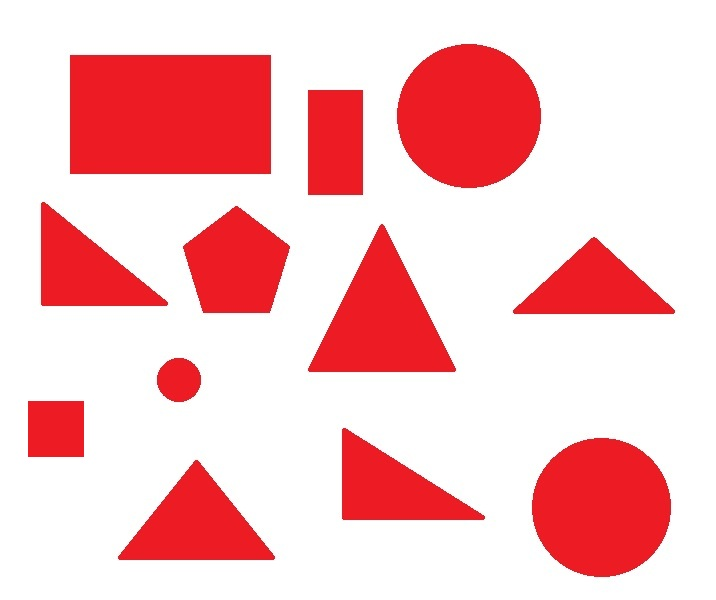
//> input picture resources/shapes2.jpg, 716 x 600 px
$ ./main   (built with g++ and OpenCV 4)
//> lines starting //> are read from the running program, lines starting //| are printed output that depends on the picture; after the words box and inside, x2 and y2 are one past the last pixel; in counts of white or black regions, pixels touching at a corner belong together
#include <filesystem>
#include <iostream>
#include <vector>
#include <opencv4/opencv2/imgcodecs.hpp>
#include <opencv4/opencv2/highgui.hpp>
#include <opencv4/opencv2/imgproc.hpp>
#include <opencv4/opencv2/videoio.hpp>
#include <opencv4/opencv2/core/mat.hpp>
#include <opencv4/opencv2/core/types.hpp>
#include <opencv4/opencv2/core/core.hpp>
#include <opencv4/opencv2/core/matx.hpp>

void getContours(cv::Mat imgDil, cv::Mat img) {

    std::vector<std::vector<cv::Point>> contours;
    std::vector<cv::Vec4i> hierarchy;

    cv::findContours(imgDil, contours, hierarchy, cv::RETR_EXTERNAL, cv::CHAIN_APPROX_SIMPLE);

    std::vector<std::vector<cv::Point>> conPoly(contours.size());
    std::vector<cv::Rect> boundRects(contours.size());

    for (int i = 0; i < contours.size(); i++) {
        double area = cv::contourArea(contours[i]);
        std::string objectType = "rectangle";
        // We can filter out noise if needed

        float perimeter = cv::arcLength(contours[i], true);
        cv::approxPolyDP(contours[i], conPoly[i], 0.02 * perimeter, true);
        cv::drawContours(img, conPoly, i, cv::Scalar(255, 0, 255), 2);
        boundRects[i] = cv::boundingRect(conPoly[i]);
        // cv::rectangle(img, boundRects[i], cv::Scalar(255, 255, 0), 5);

        if (conPoly[i].size() == 3)
            objectType = "triangle";
        else if (conPoly[i].size() == 4) {
            const float aspRatio = static_cast<float>(boundRects[i].width) / static_cast<float>(boundRects[i].height);
            if (aspRatio == 1.0) {
                objectType = "square";
            }
            else {
                objectType = "rectangle";
            }

        }
        else if (conPoly[i].size() == 5)
            objectType = "pentagon";
        else if (conPoly[i].size() >= 6)
            objectType = "circle";

        cv::putText(img, objectType, { boundRects[i].x, boundRects[i].y - 5 }, cv::FONT_HERSHEY_PLAIN, 0.75, cv::Scalar(0, 0, 0));
    }
}

int main() {
    std::string path = "../resources/shapes2.jpg";
    cv::Mat img = cv::imread(path);
//> img is the input picture: 600 rows x 716 cols, CV_8UC3; mean B, G, R 196.7, 194.4, 249.2

    int t1 = 25, t2 = 75;

    // [5 lines of commented-out code are left out]
        cv::Mat imgOut;
        cv::cvtColor(img, imgOut, cv::COLOR_BGR2GRAY);
        cv::GaussianBlur(imgOut, imgOut, cv::Size(7, 7), 0);
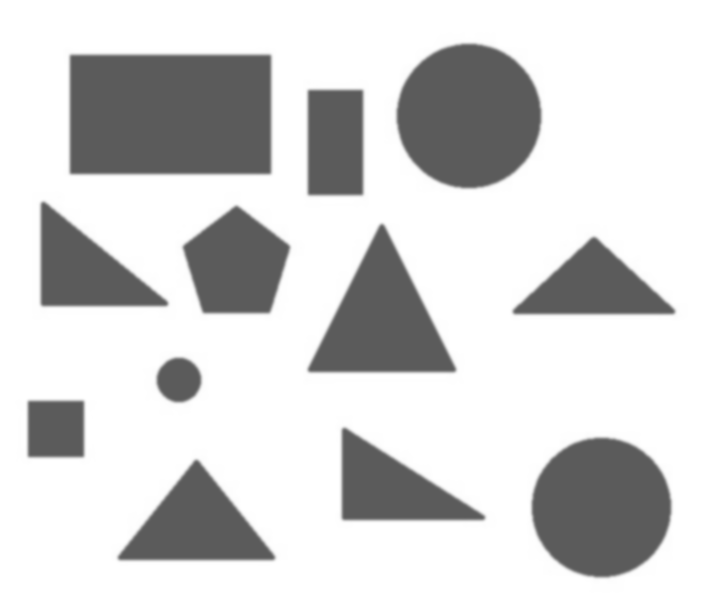
//> imgOut: 600 rows x 716 cols, CV_8UC1; min 90, max 255, mean 211.1
        cv:Canny(img,imgOut,t1,t2);
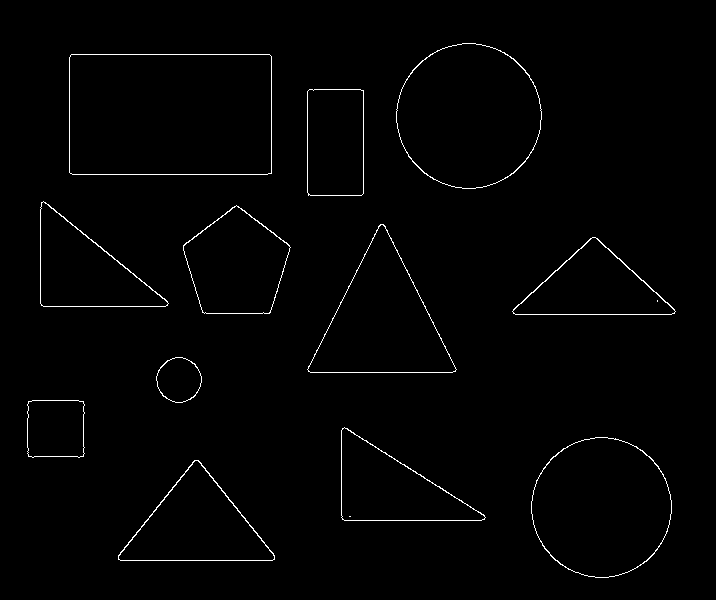
//> imgOut: 600 rows x 716 cols, CV_8UC1; 1.2% white in thin lines or dots, all inside (x1, y1, x2, y2) = (27, 43, 676, 578)

        cv::imshow("img 0", imgOut);

        cv::Mat kernel = cv::getStructuringElement(cv::MORPH_RECT, cv::Size(3, 3));
        cv::dilate(imgOut,imgOut,kernel);
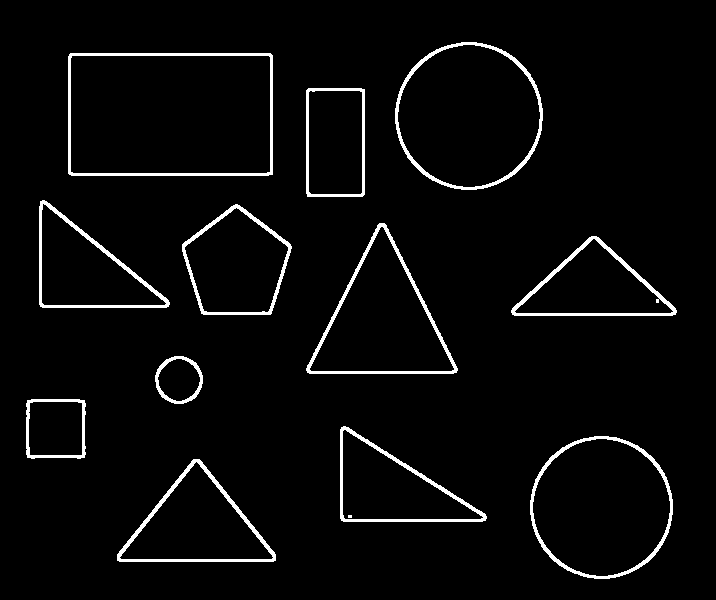
//> imgOut: 600 rows x 716 cols, CV_8UC1; 3.7% white; 13 white regions (1 under 20 px)

        cv::imshow("img 1", imgOut);

        getContours(imgOut,img);
//> in getContours, `cv::findContours(imgDil, contours, hierarchy, cv::RETR_EXTERNAL, cv::C..`: contours = 12 contours; largest, box (x1, y1, x2, y2) and area: (68, 53, 273, 176) 24876, (395, 42, 543, 190) 16974, (530, 436, 673, 579) 15845, (306, 223, 458, 374) 12087, (117, 459, 276, 562) 8903
//> in getContours, `std::vector<std::vector<cv::Point>> conPoly(contours.size());`: conPoly = 12 empty contours
//> the loop in getContours, `for (int i = 0; i < contours.size(); i++)` made 12 passes
//> (area, perimeter, aspRatio) on passes 4, 10, 11: (3366, 237.1, 1), (6255, 328.5, 0.532), (24876.5, 647.9, 1.67)
//> (area, perimeter) on passes 1, 2, 3, 5, 6, 7: (8903, 429.8), (15845, 471.9), (7617.5, 426.4), (1733.5, 157), (7230, 400.1), (12087, 514.1)
//> pass 1, in getContours, `cv::putText(img, objectType, { boundRects[i].x, boundRects[i].y - 5 },..`:
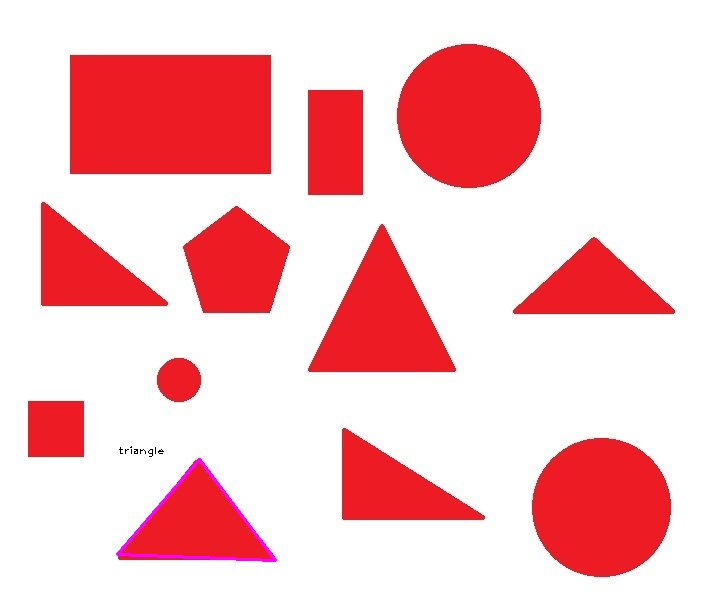
//> img: 600 rows x 716 cols, CV_8UC3; 0.32% of pixels changed, all inside (x1, y1, x2, y2) = (116, 446, 277, 562)
//> pass 2, in getContours, `cv::putText(img, objectType, { boundRects[i].x, boundRects[i].y - 5 },..`:
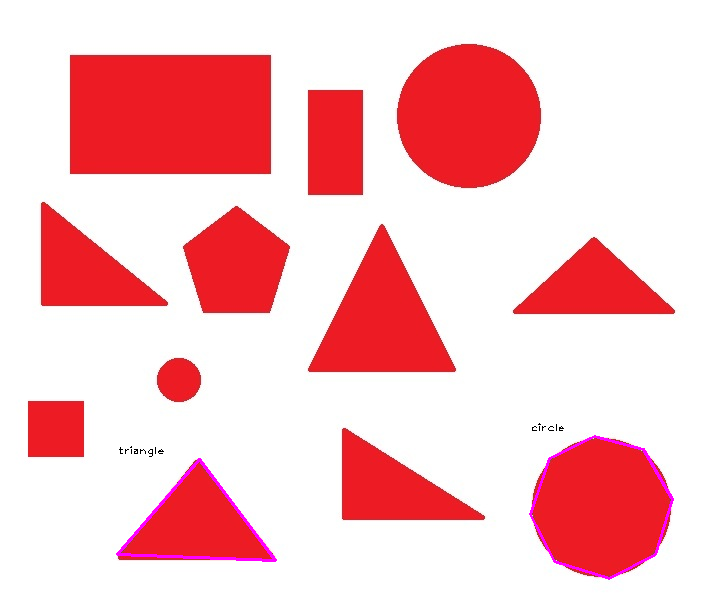
//> img: 600 rows x 716 cols, CV_8UC3; 0.3% of pixels changed, all inside (x1, y1, x2, y2) = (529, 423, 674, 580)
//> pass 3, in getContours, `cv::putText(img, objectType, { boundRects[i].x, boundRects[i].y - 5 },..`:
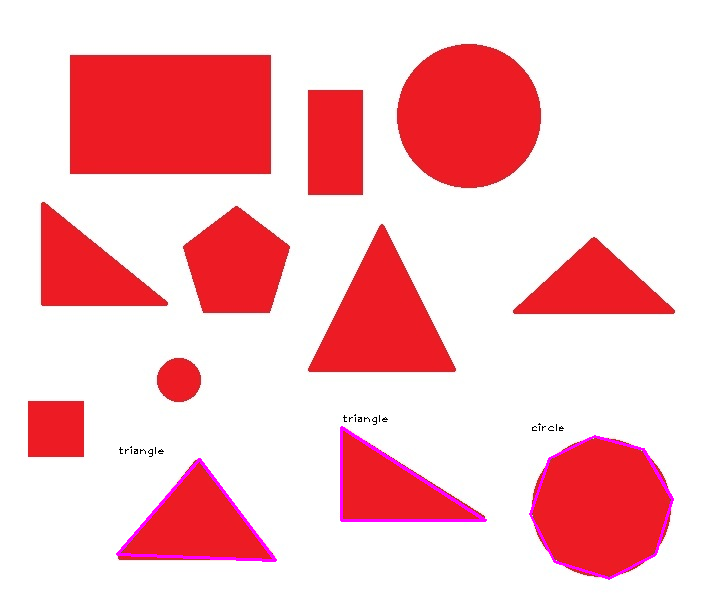
//> img: 600 rows x 716 cols, CV_8UC3; 0.32% of pixels changed, all inside (x1, y1, x2, y2) = (340, 414, 487, 522)
//> after the loop in getContours, `for (int i = 0; i < contours.size(); i++)`:
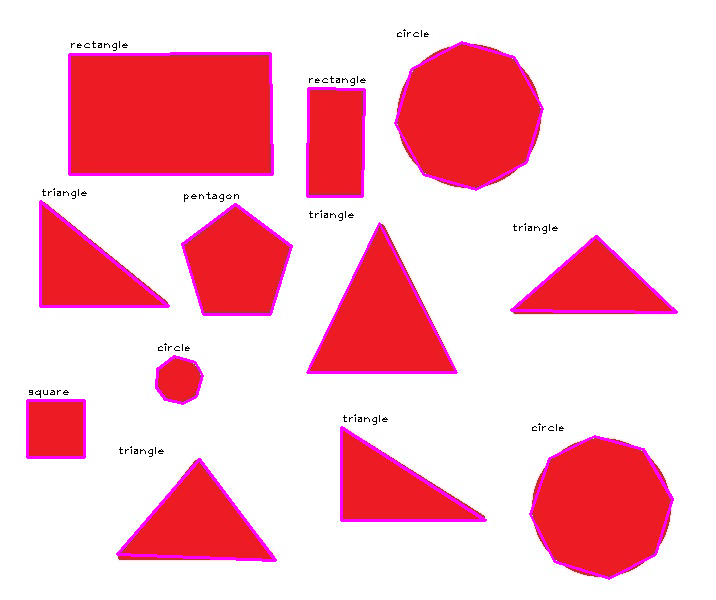
//> img: 600 rows x 716 cols, CV_8UC3; 2.52% of pixels changed, all inside (x1, y1, x2, y2) = (26, 29, 678, 459)

        // cv::imshow("image", img);
        cv::imshow("image out", img);
        cv::waitKey(0);
    //}

    return 0;
}

$ run again, with resources/shapes.jpg copied over resources/shapes2.jpg
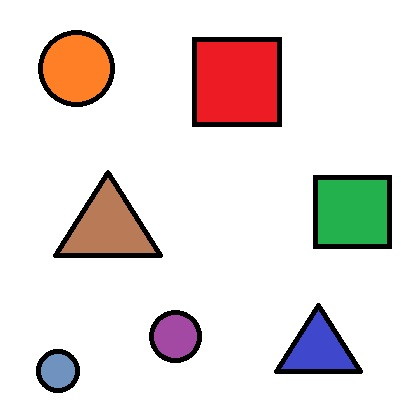
//> input picture resources/shapes.jpg, 417 x 417 px
//> img is the input picture: 417 rows x 417 cols, CV_8UC3; mean B, G, R 220.7, 222.8, 231.2
//> `cv::dilate(imgOut,imgOut,kernel);`:
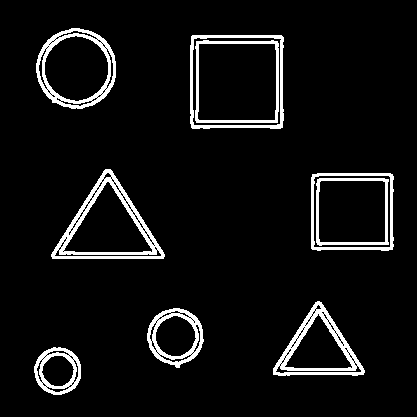
//> imgOut: 417 rows x 417 cols, CV_8UC1; 6.5% white; 9 white regions
//> contours = 7 contours; box (x1, y1, x2, y2) and area: (190, 35, 284, 129) 8493, (311, 173, 394, 251) 6172, (51, 169, 165, 259) 5493, (36, 28, 116, 109) 4968, (273, 301, 365, 376) 3701, (147, 308, 204, 368) 2452, (34, 347, 81, 395) 1706
//> conPoly = 7 empty contours
//> the loop in getContours, `for (int i = 0; i < contours.size(); i++)` made 7 passes
//> (area, perimeter, aspRatio) on passes 3, 4, 6: (3701, 278.9, 1.23), (6172, 316.6, 1.07), (8493, 372.3, 1)
//> after the loop in getContours, `for (int i = 0; i < contours.size(); i++)`:
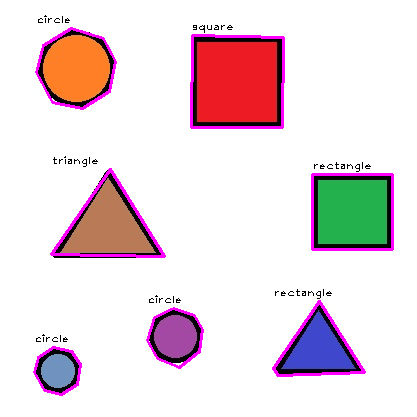
//> img: 417 rows x 417 cols, CV_8UC3; mean B, G, R 223.3, 217.2, 233.7
